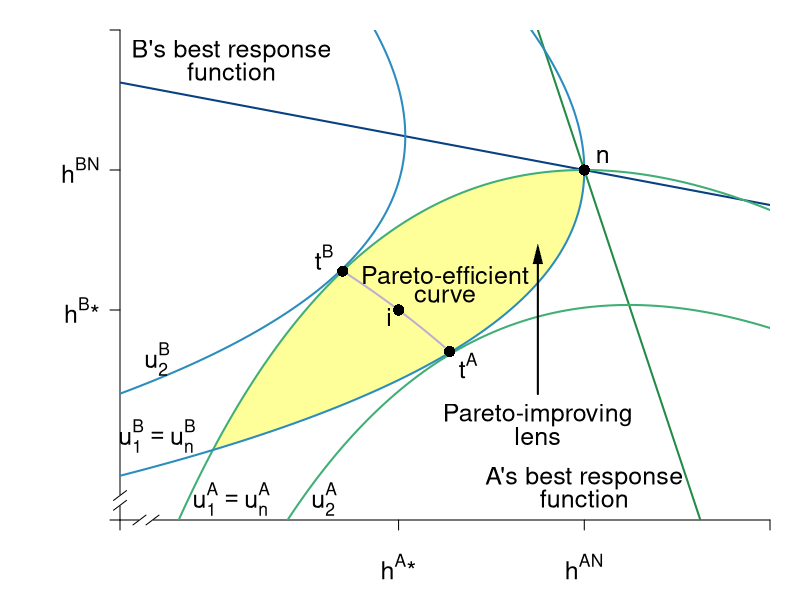

Write the R code that produced this figure.
library(shape)
library(plotrix)
pdf(file = "coordination_failures/coord_brfs_cournot_zoom_ed.pdf", width = 9, height = 7)

#Set parameters for graphics
pointsize <- 1.8
axislabelsize <- 1.8
labelsize <- 1.5
namesize <- 1.8
annotatesize <- 1.5
graphlinewidth <- 2
segmentlinewidth <- 1.5

COL <- c("#7fc97f", "#beaed4", "#fdc086", "#ffff99", "#386cb0", "#f0027f", "#bf5b17", "#666666")
COLA <- c("#99d8c9","#66c2a4","#41ae76", "#238b45", "#005824")
COLB <- c("#4eb3d3", "#2b8cbe", "#0868ac","#084081")

par(mar =  c(4, 6, 1.5, 1.5))

uA <- function(ea, eb, alpha = 30, beta = 1/2) {
  (alpha - beta*(ea+eb))*ea - 0.5*(ea)^2
}

uB <- function(ea, eb, alpha = 30, beta = 1/2) {
  (alpha - beta*(ea+eb))*eb - 0.5*(eb)^2
}

brfB <- function(ea, alpha = 30, beta = 1/2) {
  (alpha - beta*ea)/(1 + 2*beta)
}

brfA <- function(ea, alpha = 30, beta = 1/2) {
  (alpha - ea*(1 + 2*beta))/(beta)
}

brfPE <- function(ea, alpha = 30, beta = 1/8) {
  alpha*(1 - beta*ea)
}

hANE <- function(alpha, beta = 1/2){
  alpha/(1 + 3*beta)
}

hApEff <- function(alpha, beta = 1/2){
  alpha/(2 + 4*beta)
}

hApEff2 <- function(alpha, beta = 1/2){
  alpha/(1 + 4*beta)
}

intercept1 <- function(alpha, beta = 1/2){
  alpha/(1 + 2*beta)
}

PEC <- function(ea, alpha = 30, beta = 1/2){
  a = beta*(1+2*beta);
  b = -alpha*(1+3*beta)+(1+2*beta)^2*ea;
  c = alpha^2 - alpha*(1+3*beta)*ea+ beta*(1+2*beta)*ea^2
  delta = b^2-4*a*c
  return((-b-sqrt(delta))/(2*a))
}


indiffA <- function(ea, alpha = 30, beta = 1/2, uA = 144) {
  (alpha*ea - beta*(ea)^2 - 0.5*(ea)^2 - uA)/(beta*ea)
}

indiffBroot1 <- function(ea, alpha = 30, beta = 30, uB = 144){
  (-sqrt(alpha^2 - 2*alpha*beta*ea + beta^2*ea^2 - 4*beta*uB - 2*uB) + alpha - beta*ea)/(2*beta + 1)
}

indiffBroot2 <- function(ea, alpha = 30, beta = 30, uB = 144){
  (sqrt(alpha^2 - 2*alpha*beta*ea + beta^2*ea^2 - 4*beta*uB - 2*uB) + alpha - beta*ea)/(2*beta + 1)
}


indiffB <- function(eb, alpha = 30, beta = 1/2, uB = 144) {
  (alpha*eb - uB - 0.5*eb^2)/(alpha*beta*eb)
}

indiffB2 <- function(ea, alpha = 30, beta = 1/2, uB = 144) {
  sqrt(alpha^2*(beta*ea - 1)^2 - 2*uB) - alpha*beta*ea + alpha
}

indiffB3 <- function(ea, alpha = 30, beta = 1/2, uB = 144) {
  -sqrt(alpha^2*(beta*ea - 1)^2 - 2*uB) - alpha*beta*ea + alpha
}


xlims <- c(7, 14)
ylims <- c(7, 14)

npts <- 501 
x <- seq(xlims[1], xlims[2], length.out = npts)
y <- seq(ylims[1], ylims[2], length.out = npts) 
a <- c(uA(hANE(alpha = 30, beta = 1/2), hANE(alpha = 30, beta = 1/2)), 
       #uA(hApEff2(alpha = 30, beta = 1/2), hApEff2(alpha = 30, beta = 1/2)),
       155.8)
b <- c(uA(hANE(alpha = 30, beta = 1/2),hANE(alpha = 30, beta = 1/2)), 
       #uB(hApEff2(alpha = 30, beta = 1/2), hApEff2(alpha = 30, beta = 1/2)), 
       155.8)


plot(0, 0, xlim = xlims, ylim = ylims, type = "n",
     xlab = expression(paste("")),
     ylab = expression(paste("")), 
     xaxt = "n", 
     yaxt = "n", 
     cex.lab = axislabelsize, 
     bty = "n",
     xaxs="i", 
     yaxs="i")

ticksy <- c(ylims[1], hApEff2(alpha = 30), hANE(alpha = 30), intercept1(alpha = 30), ylims[2])
ylabels <- c(NA, expression(paste(h^B,"*")), expression(paste(h^{BN})), expression(paste(frac(alpha, 1 + 2*beta))), NA)
ticksx <- c(xlims[1], hApEff2(alpha = 30), hANE(alpha = 30), intercept1(alpha = 30), xlims[2])
xlabels <- c(NA, expression(paste(h^A,"*")), expression(paste(h^{AN})), expression(paste(frac(alpha, 1 + 2*beta))), NA)

axis(1, at = ticksx,  pos = xlims[1], labels = FALSE)
text(x = c(0, hApEff2(alpha = 30), hANE(alpha = 30), intercept1(alpha = 30), xlims[2]), par("usr")[3] - 0.4, labels = xlabels, srt = 0, pos = 1, xpd = TRUE, cex = labelsize)

axis(2, at = ticksy, pos = ylims[1], labels = ylabels, las = 1, cex.axis = labelsize)

axis.break(axis=1,breakpos=NULL,pos=xlims[1],bgcol="white",breakcol="black",
           style="slash",brw=0.02)
axis.break(axis=2,breakpos=NULL,pos=ylims[1],bgcol="white",breakcol="black",
           style="slash",brw=0.02)

npts <- 500 
xx1 <- seq(xlims[1], xlims[2], length.out = npts)
xx2 <- seq(9.4, 10.55, length.out = npts)

#I need something like xx1 with npts for 
xpoly1 <- seq(from = 8, to = 12, length.out = 500)
ypoly1 <- indiffA(xpoly1, uA = 144, alpha = 30, beta = 1/2)
ypoly2 <- indiffBroot1(xpoly1, uB = 144, alpha = 30, beta = 1/2)
polygon(x = c(xpoly1, rev(xpoly1)), y = c(ypoly1, rev(ypoly2)), col=COL[4], density=NULL, border = NA)

lines(xx1, brfA(xx1, alpha = 30, beta = 1/2), col = COLA[4], lwd = graphlinewidth)
lines(xx1, brfB(xx1, alpha = 30, beta = 1/2), col = COLB[4], lwd = graphlinewidth)
lines(xx2, PEC(xx2, alpha = 30, beta = 1/2), col = COL[2], lwd = graphlinewidth)

contour(y, x,
        outer(x, y, uA),
        drawlabels = FALSE,
        col = COLA[3],
        lwd = graphlinewidth,
        levels = a,
        xaxs="i",
        yaxs="i",
        add = TRUE)

#text(14, 14, expression(paste("A's hours, ", h^A)), xpd = TRUE, cex = axislabelsize)
#text(10, 7, expression(paste("B's hours, ", h^B)), xpd = TRUE, cex = axislabelsize, srt = 90) 

contour(x, y,
        outer(x, y, uB),
        drawlabels = FALSE,
        col = COLB[2],
        lwd = graphlinewidth,
        levels = b,
        add = TRUE
)

text(10.5, 10.5, expression("Pareto-efficient"), cex = labelsize)
text(10.5,  10.2, expression("curve"), cex = labelsize)

text(11.5, 8.5, expression("Pareto-improving"), cex = labelsize)
text(11.5,  8.2, expression("lens"), cex = labelsize)
Arrows(11.5, 8.8, 11.5, 10.8, col = "black", lty = 1, lwd = 2, arr.type = "triangle", arr.lwd = 0.5)


#Label the iso-welfare functions for the HG, Aisha
text(8.2, 7.3, expression(u[1]^A == u[n]^A), cex = labelsize)
text(9.2, 7.3, expression(u[2]^A), cex = labelsize)

#Label the indifference curves for the HG, Betty
text(7.4, 8.2, expression(u[1]^B == u[n]^B), cex = labelsize)
text(7.4, 9.3, expression(u[2]^B), cex = labelsize)


#Label Nash Equilibrium 
points(hANE(alpha = 30), hANE(alpha = 30), pch = 16, col = "black", cex = 1.5)
#text(11.3, 10.1, expression(paste("Nash Equilibrium")))
text(hANE(alpha = 30) + 0.2, hANE(alpha = 30) + 0.2, expression(paste(n)), cex = labelsize)
# 

#Annotate Pareto Efficient Curve and relevant points
points(10.55, PEC(10.55), pch = 16, col = "black", cex = 1.5)
text(10.55 + 0.2, PEC(10.55) - 0.2, expression(paste(t^A)), cex = labelsize)

points(9.4, PEC(9.4), pch = 16, col = "black", cex = 1.5)
text(9.4 - 0.2, PEC(9.4) + 0.2, expression(paste(t^B)), cex = labelsize)

points(hApEff2(alpha = 30), hApEff2(alpha = 30), pch = 16, col = "black", cex = 1.5)
text(hApEff2(alpha = 30)- 0.1, hApEff2(alpha = 30) - 0.1, expression(paste(i)), cex = labelsize)



#B's brf
text(8.2, 13.7, expression(paste("B's best response")), cex = labelsize)
text(8.2, 13.4, expression(paste("function")), cex = labelsize)

#A's brf
text(12, 7.6, expression(paste("A's best response")), xpd = TRUE, cex = labelsize)
text(12, 7.3, expression(paste("function")), xpd = TRUE, cex = labelsize)

dev.off()
